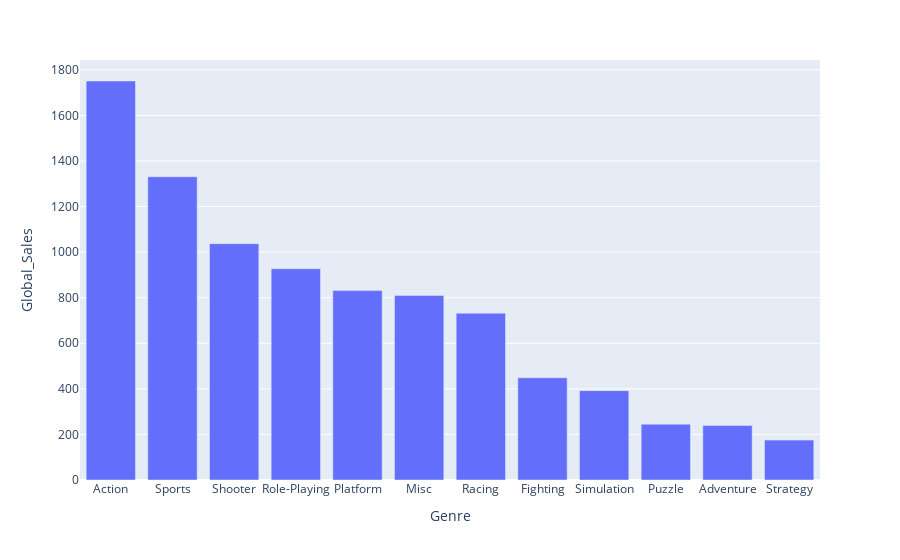

The cell this chart's notebook holds for it:
### Markdown cell above
### Which genre should we focus our next game on?

### Code cell
# create a bar plot of global sales by genre
df_grouped_genre = df.groupby(["Genre"]).sum().reset_index()
px.bar(df_grouped_genre.sort_values(["Global_Sales"], ascending=False), x="Genre", y="Global_Sales")

### Figure 1 — Plotly figure (JSON) as saved in the notebook; plotly's stock layout.template omitted (floating-point values rounded to 4 significant figures)
{"data": [{"alignmentgroup": "True", "hovertemplate": "Genre=%{x}<br>Global_Sales=%{y}<extra></extra>", "legendgroup": "", "marker": {"color": "#636efa", "pattern": {"shape": ""}}, "name": "", "offsetgroup": "", "orientation": "v", "showlegend": false, "textposition": "auto", "type": "bar", "x": ["Action", "Sports", "Shooter", "Role-Playing", "Platform", "Misc", "Racing", "Fighting", "Simulation", "Puzzle", "Adventure", "Strategy"], "xaxis": "x", "y": [1751.0, 1331.0, 1037.0, 927.4, 831.4, 810.0, 732.0, 448.9, 392.2, 245.0, 239.0, 175.1], "yaxis": "y"}], "layout": {"barmode": "relative", "legend": {"tracegroupgap": 0}, "margin": {"t": 60}, "xaxis": {"anchor": "y", "domain": [0, 1], "title": {"text": "Genre"}}, "yaxis": {"anchor": "x", "domain": [0, 1], "title": {"text": "Global_Sales"}}}}
